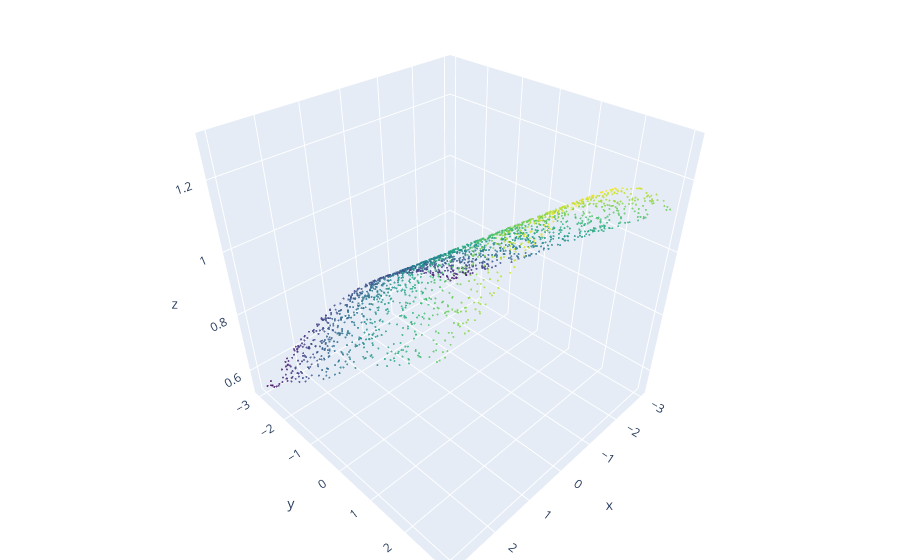

The code cell stored with this chart in its notebook:
### Code cell
## Interactive plot with plotly
data = go.Scatter3d(x = x, y = y, z = z, mode = 'markers', marker = dict(size = 0.7, color = z, colorscale='Viridis', opacity = 0.8))
fig = go.Figure(data = data)

fig.update_layout(margin = dict(l=0, r=0, b=0, t=0))
fig.write_html("real_data.html")
fig.show()

### Figure 1 — Plotly figure (JSON) as saved in the notebook; plotly's stock layout.template omitted (floating-point values rounded to 4 significant figures; data arrays with more than 128 entries replaced by an {"elided": "..."} marker saying what was removed)
{"data": [{"marker": {"color": {"elided": "2000 float values"}, "colorscale": [[0, "#440154"], [0.1111, "#482878"], [0.2222, "#3e4989"], [0.3333, "#31688e"], [0.4444, "#26828e"], [0.5556, "#1f9e89"], [0.6667, "#35b779"], [0.7778, "#6ece58"], [0.8889, "#b5de2b"], [1, "#fde725"]], "opacity": 0.8, "size": 0.7}, "mode": "markers", "type": "scatter3d", "x": {"elided": "2000 float values"}, "y": {"elided": "2000 float values"}, "z": {"elided": "2000 float values"}}], "layout": {"margin": {"b": 0, "l": 0, "r": 0, "t": 0}}}
